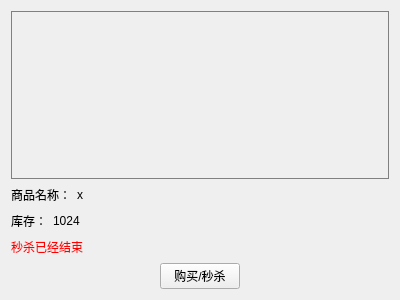
<?xml version="1.0" encoding="UTF-8"?>
<ui version="4.0">
 <class>ProductPurchaseWidget</class>
 <widget class="QWidget" name="ProductPurchaseWidget">
  <property name="geometry">
   <rect>
    <x>0</x>
    <y>0</y>
    <width>400</width>
    <height>300</height>
   </rect>
  </property>
  <property name="windowTitle">
   <string>购买商品</string>
  </property>
  <layout class="QHBoxLayout" name="horizontalLayout_5">
   <item>
    <layout class="QVBoxLayout" name="verticalLayout_2" stretch="1,0,0">
     <item>
      <widget class="QWidget" name="widget" native="true">
       <property name="styleSheet">
        <string notr="true">border: 1px solid gray;</string>
       </property>
      </widget>
     </item>
     <item>
      <layout class="QVBoxLayout" name="verticalLayout">
       <item>
        <layout class="QHBoxLayout" name="horizontalLayout">
         <item>
          <widget class="QLabel" name="label">
           <property name="text">
            <string>商品名称：</string>
           </property>
          </widget>
         </item>
         <item>
          <widget class="QLabel" name="labelName">
           <property name="text">
            <string>x</string>
           </property>
          </widget>
         </item>
         <item>
          <spacer name="horizontalSpacer">
           <property name="orientation">
            <enum>Qt::Horizontal</enum>
           </property>
           <property name="sizeHint" stdset="0">
            <size>
             <width>40</width>
             <height>20</height>
            </size>
           </property>
          </spacer>
         </item>
        </layout>
       </item>
       <item>
        <layout class="QHBoxLayout" name="horizontalLayout_2">
         <item>
          <widget class="QLabel" name="label_3">
           <property name="text">
            <string>库存：</string>
           </property>
          </widget>
         </item>
         <item>
          <widget class="QLabel" name="labelStockAmount">
           <property name="text">
            <string>1024</string>
           </property>
          </widget>
         </item>
         <item>
          <spacer name="horizontalSpacer_2">
           <property name="orientation">
            <enum>Qt::Horizontal</enum>
           </property>
           <property name="sizeHint" stdset="0">
            <size>
             <width>40</width>
             <height>20</height>
            </size>
           </property>
          </spacer>
         </item>
        </layout>
       </item>
       <item>
        <layout class="QHBoxLayout" name="horizontalLayout_3">
         <item>
          <widget class="QLabel" name="labelStatus">
           <property name="styleSheet">
            <string notr="true">color: red;</string>
           </property>
           <property name="text">
            <string>秒杀已经结束</string>
           </property>
          </widget>
         </item>
         <item>
          <spacer name="horizontalSpacerStaus">
           <property name="orientation">
            <enum>Qt::Horizontal</enum>
           </property>
           <property name="sizeHint" stdset="0">
            <size>
             <width>40</width>
             <height>20</height>
            </size>
           </property>
          </spacer>
         </item>
        </layout>
       </item>
      </layout>
     </item>
     <item>
      <layout class="QHBoxLayout" name="horizontalLayout_4">
       <item>
        <spacer name="horizontalSpacer_4">
         <property name="orientation">
          <enum>Qt::Horizontal</enum>
         </property>
         <property name="sizeHint" stdset="0">
          <size>
           <width>40</width>
           <height>20</height>
          </size>
         </property>
        </spacer>
       </item>
       <item>
        <widget class="QPushButton" name="pushButtonPurchase">
         <property name="text">
          <string>购买/秒杀</string>
         </property>
        </widget>
       </item>
       <item>
        <spacer name="horizontalSpacer_5">
         <property name="orientation">
          <enum>Qt::Horizontal</enum>
         </property>
         <property name="sizeHint" stdset="0">
          <size>
           <width>40</width>
           <height>20</height>
          </size>
         </property>
        </spacer>
       </item>
      </layout>
     </item>
    </layout>
   </item>
  </layout>
 </widget>
 <resources/>
 <connections/>
</ui>
